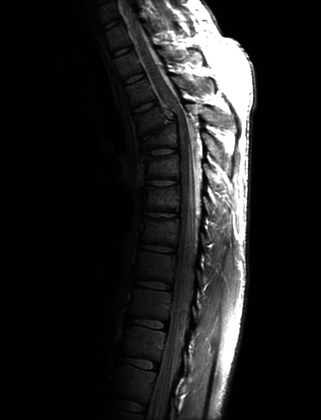
%> input picture Lab2/Proj03_02/Fig0308(a)(fractured_spine).tif, 321 x 420 px, shrunk from 746 x 976 before the run
$ octave Proj03_02.m   (GNU Octave 9; MATLAB toolbox functions it lacks are replaced by stand-ins)
%> lines starting %> are read from the running program, lines starting %| are printed output that depends on the picture
### Lab2/Proj03_02/imageHist.m
function histVector = imageHist(input)
%{
    input: a 2-D grayscale image data, type uint8, range 0~255
    histVector: a row(or column) vector contains the histogram of an image, 256 elements,
                type single, range 0~?(整數)(不可命名為 histogram)
%}
    [row,col] = size(input); % 取得輸入的imgae大小
    L = 256;
    histVector = zeros(L,1); % 把input中各intensity value的pixel個數存入該col
    for i = 1 : row
       for j = 1 : col
           value = input(i,j);
           histVector(value+1) = histVector(value+1)+1;
       end
    end
end

### Lab2/Proj03_02/Proj03_02.m
clear all;
input = imread('Fig0308(a)(fractured_spine).tif'); % 讀取題目圖片
%> input is the input picture: size 420x321 uint8; min 0, max 255, mean 32.6
% 原圖的 histogram
input_histVector = single(imageHist(input)); %
%> after the loop in imageHist, `for i = 1 : row`: histVector = 256 values, max 74861 at index 2, min 0 at index 256, mean 526.6
%> input_histVector has the same summary as histVector in imageHist
x = 0:255;y = input_histVector(x+1);
%> after `y = input_histVector(x+1)`: y has the same summary as histVector in imageHist
plot(x,y);
xlabel('intensity value'),ylabel('the nuber of pixels'),title('the histogram of input image');
grid on;
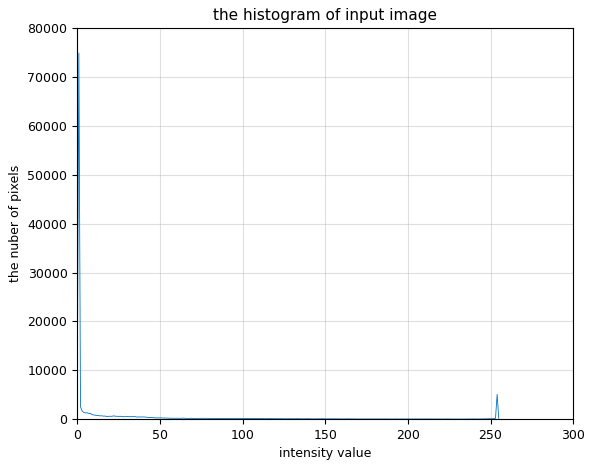
%> figure redrawn from the program's plot data; curve peaks at x = 1, y = 74861
saveas(gcf,'input_histogram.tif');

% enhance 後的圖
%> (the run ends here)
